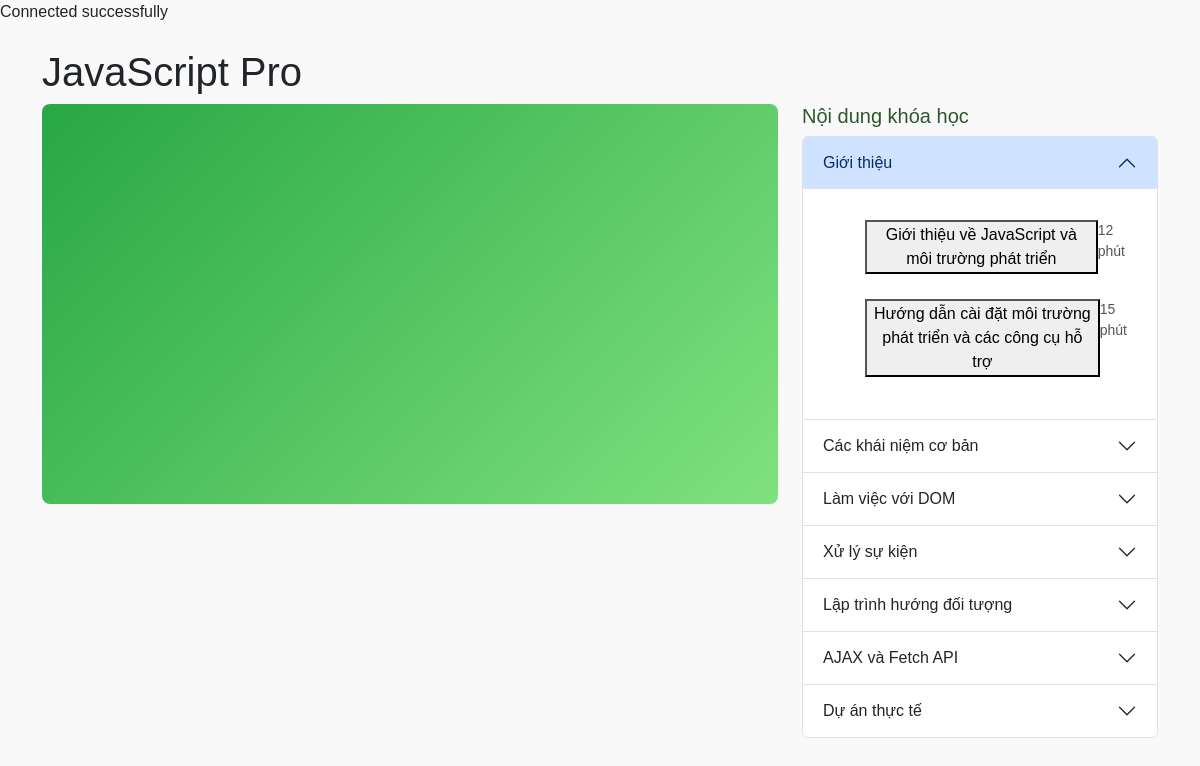
The app's page /Views/Pages/user/subject.php?id=3 with its own data.
### tables this page shows
CREATE TABLE Courses (
    course_id INT PRIMARY KEY AUTO_INCREMENT,
    title VARCHAR(250),              
    images VARCHAR(255),             
    descriptions TEXT,               
    duration VARCHAR(20),     
    video_url VARCHAR(255),
    original_price DECIMAL(10, 2),   
    num_students INT,               
    types ENUM('Pro', 'Free')         
);

CREATE TABLE Chapters (
    chapter_id INT PRIMARY KEY AUTO_INCREMENT,
    chapter_title VARCHAR(255),
    course_id INT,
    FOREIGN KEY (course_id) REFERENCES Courses(course_id) ON DELETE CASCADE
);

CREATE TABLE Lessons (
    lesson_id INT PRIMARY KEY AUTO_INCREMENT,
    title VARCHAR(255),
    content_url VARCHAR(255),
    content_type ENUM('video', 'document'),
    duration INT,
    description TEXT,
    course_id INT,
    chapter_id INT,
    FOREIGN KEY (course_id) REFERENCES Courses(course_id) ON DELETE CASCADE,
    FOREIGN KEY (chapter_id) REFERENCES Chapters(chapter_id) ON DELETE CASCADE
);

### Controller/coursescontroll.php (called while the page is built, shortened)
<?php
require_once('C:\xampp\htdocs\ProjectWeb-TD\ProjectEduWeb-PHP\Views\Public\config.php');
require_once(__DIR__ . '/../Model/coursemodel.php');
class CourseController {
    private $courseModel;
    public function __construct($conn) {
        $this->courseModel = new CourseModel($conn);
    }
    public function getCourseById($course_id) {
        $course = $this->courseModel->getCourseById($course_id);
        return $course;
    }
}
?>

### Model/coursemodel.php (called while the page is built, shortened)
<?php
class CourseModel {
    private $conn;
    public function __construct($conn) {
        $this->conn = $conn;
    }
    public function getCourseById($course_id) {
        $sql = "SELECT * FROM courses WHERE course_id = ?";
        $stmt = $this->conn->prepare($sql);
        $stmt->bind_param("i", $course_id);
        $stmt->execute();
        $result = $stmt->get_result();
        return $result->fetch_assoc();
    }
}
?>

### Controller/chaptercontroller.php (called while the page is built, shortened)
<?php
require_once('C:\xampp\htdocs\ProjectWeb-TD\ProjectEduWeb-PHP\Model\chapter.php');
require_once('C:\xampp\htdocs\ProjectWeb-TD\ProjectEduWeb-PHP\Model\lessonsmodel.php');
class ChapterController {
    private $chapterModel;
    public function __construct($conn) {
        $this->chapterModel = new ChapterModel($conn);
    }
    public function getChaptersByCourseId($course_id) {
        $chapters = $this->chapterModel->getChaptersByCourseId($course_id);
        return $chapters;
    }
}
?>

### Model/chapter.php (called while the page is built, shortened)
<?php
class ChapterModel {
    private $conn;
    public function __construct($connection) {
        $this->conn = $connection;
    }
    public function getChaptersByCourseId($course_id) {
        $stmt = $this->conn->prepare("SELECT * FROM Chapters WHERE course_id = ?");
        $stmt->bind_param('i', $course_id);
        $stmt->execute();
        $result = $stmt->get_result();
        return $result->fetch_all(MYSQLI_ASSOC);
    }
    }
?>

### Controller/lessoncontroll.php (called while the page is built, shortened)
<?php
require_once('C:\xampp\htdocs\ProjectWeb-TD\ProjectEduWeb-PHP\Views\Public\config.php');
require_once('C:\xampp\htdocs\ProjectWeb-TD\ProjectEduWeb-PHP\Model\lessonsmodel.php');
class LessonController {
    private $lessonModel;
    public function __construct($conn) {
        $this->lessonModel = new LessonModel($conn);
    }
    public function getLessonsByChapter($chapter_id) {
        $lessons = $this->lessonModel->getLessonsByChapterId($chapter_id);
        return $lessons;
    }
}
?>

### Model/lessonsmodel.php (called while the page is built, shortened)
<?php
class LessonModel {
    private $conn;
    public function __construct($conn) {
        $this->conn = $conn;
    }
    public function getLessonsByChapterId($chapter_id) {
        $sql = "SELECT * FROM lessons WHERE chapter_id = ?";
        $stmt = $this->conn->prepare($sql);
        $stmt->bind_param("i", $chapter_id);
        $stmt->execute();
        $result = $stmt->get_result();
        $lessons = [];
        if ($result->num_rows > 0) {
            while ($row = $result->fetch_assoc()) {
                $lessons[] = $row;
            }
        }
        return $lessons;
    }
}
?>

### Views/Pages/user/subject.php (the view, shortened to what this page needs)
<?php
require_once('C:\xampp\htdocs\ProjectWeb-TD\ProjectEduWeb-PHP\Controller\coursescontroll.php');
require_once('C:\xampp\htdocs\ProjectWeb-TD\ProjectEduWeb-PHP\Controller\lessoncontroll.php');
require_once('C:\xampp\htdocs\ProjectWeb-TD\ProjectEduWeb-PHP\Controller\chaptercontroller.php');
$conn = mysqli_connect($host, $user, $password, $database);
$courseController = new CourseController($conn);
$lessonController = new LessonController($conn);
$chapterController = new ChapterController($conn);
if (isset($_GET['id'])) {
    $course_id = $_GET['id'];
    $course = $courseController->getCourseById($course_id);
    $chapters = $chapterController->getChaptersByCourseId($course_id);
} else {
    echo "Course ID is not provided.";
    exit;
}
?>
<!DOCTYPE html>
<html lang="en">
<head>
    <link href="https://cdn.jsdelivr.net/npm/bootstrap@5.3.0/dist/css/bootstrap.min.css" rel="stylesheet">
    <link href="https://cdnjs.cloudflare.com/ajax/libs/font-awesome/6.0.0/css/all.min.css" rel="stylesheet">
</head>
<body>
    <div class="container mt-4">
        <h1><?php echo htmlspecialchars($course['title']); ?></h1>
        <div class="row">
            <div class="col-md-8">
                <div class="video-wrapper">
                    <iframe src="<?php echo htmlspecialchars($lesson['content_url']); ?>"
                        title="Video Player"
                        frameborder="0"
                        allow="accelerometer; autoplay; clipboard-write; encrypted-media; gyroscope; picture-in-picture"
                        allowfullscreen>
                    </iframe>
                </div>
            </div>
            <div class="col-md-4">
                <h5>Nội dung khóa học</h5>
                <div class="accordion" id="courseContentAccordion">
                    <?php if (!empty($chapters)): ?>
                        <?php foreach ($chapters as $index => $chapter): ?>
                            <div class="accordion-item">
                                <h2 class="accordion-header" id="heading<?php echo $index; ?>">
                                    <button class="accordion-button <?php echo ($index === 0) ? '' : 'collapsed'; ?>" type="button" data-bs-toggle="collapse" data-bs-target="#collapse<?php echo $index; ?>" aria-expanded="<?php echo ($index === 0) ? 'true' : 'false'; ?>" aria-controls="collapse<?php echo $index; ?>">
                                        <?php echo htmlspecialchars($chapter['chapter_title']); ?>
                                    </button>
                                </h2>
                                <div id="collapse<?php echo $index; ?>" class="accordion-collapse collapse <?php echo ($index === 0) ? 'show' : ''; ?>" aria-labelledby="heading<?php echo $index; ?>" data-bs-parent="#courseContentAccordion">
                                    <div class="accordion-body">
                                        <ul>
                                            <?php
                                            $lessons = $lessonController->getLessonsByChapter($chapter['chapter_id']);
                                            if (!empty($lessons)): ?>
                                                <?php foreach ($lessons as $lesson): ?>
                                                    <li class="lesson_duratitle" data-video="<?php echo htmlspecialchars($lesson['content_url']); ?>">
                                                        <button class="lesson-title"><?php echo htmlspecialchars($lesson['description']); ?></button>
                                                        <span class="lesson-duration"><?php echo htmlspecialchars($lesson['duration']); ?> phút</span>
                                                    </li>
                                                <?php endforeach; ?>
                                            <?php else: ?>
                                                <li>Không có bài học nào trong chương này.</li>
                                            <?php endif; ?>
                                        </ul>
                                    </div>
                                </div>
                            </div>
                        <?php endforeach; ?>
                    <?php else: ?>
                        <p>Không có nội dung nào trong khóa học này.</p>
                    <?php endif; ?>
                </div>
            </div>
        </div>
    </div>
</body>
</html>

### Views/Pages/user/subject.php (style rules this page uses)
body { font-family: Arial, sans-serif; background-color: #f9f9f9; }
.video-wrapper { background: linear-gradient(135deg, #28a745, #80e27e); border-radius: 8px; overflow: hidden; }
.video-wrapper iframe { width: 100%; height: 400px; }
h5 { color: #2d572c; }
.lesson_duratitle { display: flex; justify-content: space-between; padding: 10px; margin: 5px 0; cursor: pointer; }
.lesson-title { font-size: 16px; }
.lesson-duration { font-size: 14px; color: #555; }

### records on screen
courses: title "JavaScript Pro"
chapters: chapter_title "Giới thiệu"
lessons: description "Giới thiệu về JavaScript và môi trường phát triển", duration "12"
lessons: description "Hướng dẫn cài đặt môi trường phát triển và các công cụ hỗ trợ", duration "15"
chapters: chapter_title "Các khái niệm cơ bản"
chapters: chapter_title "Làm việc với DOM"
chapters: chapter_title "Xử lý sự kiện"
chapters: chapter_title "Lập trình hướng đối tượng"
chapters: chapter_title "AJAX và Fetch API"
chapters: chapter_title "Dự án thực tế"
